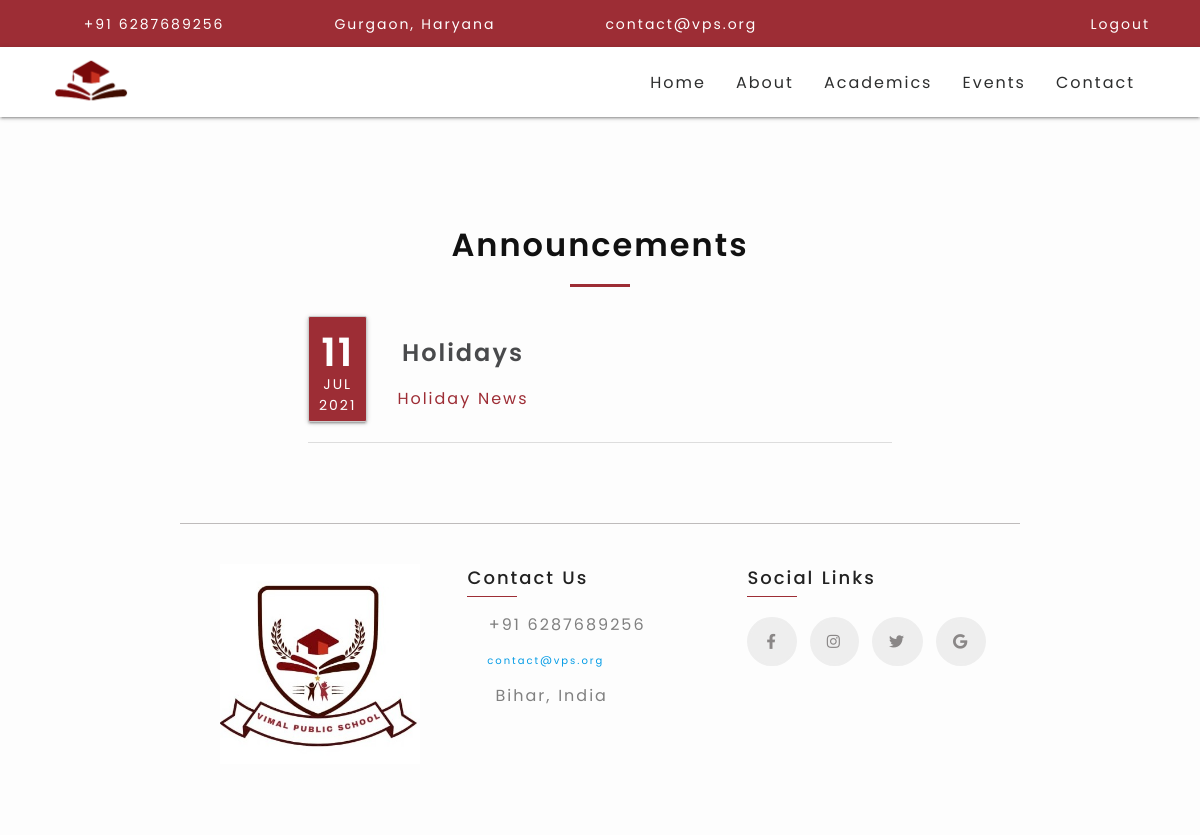
The app's page /news/ (signed in), older data.
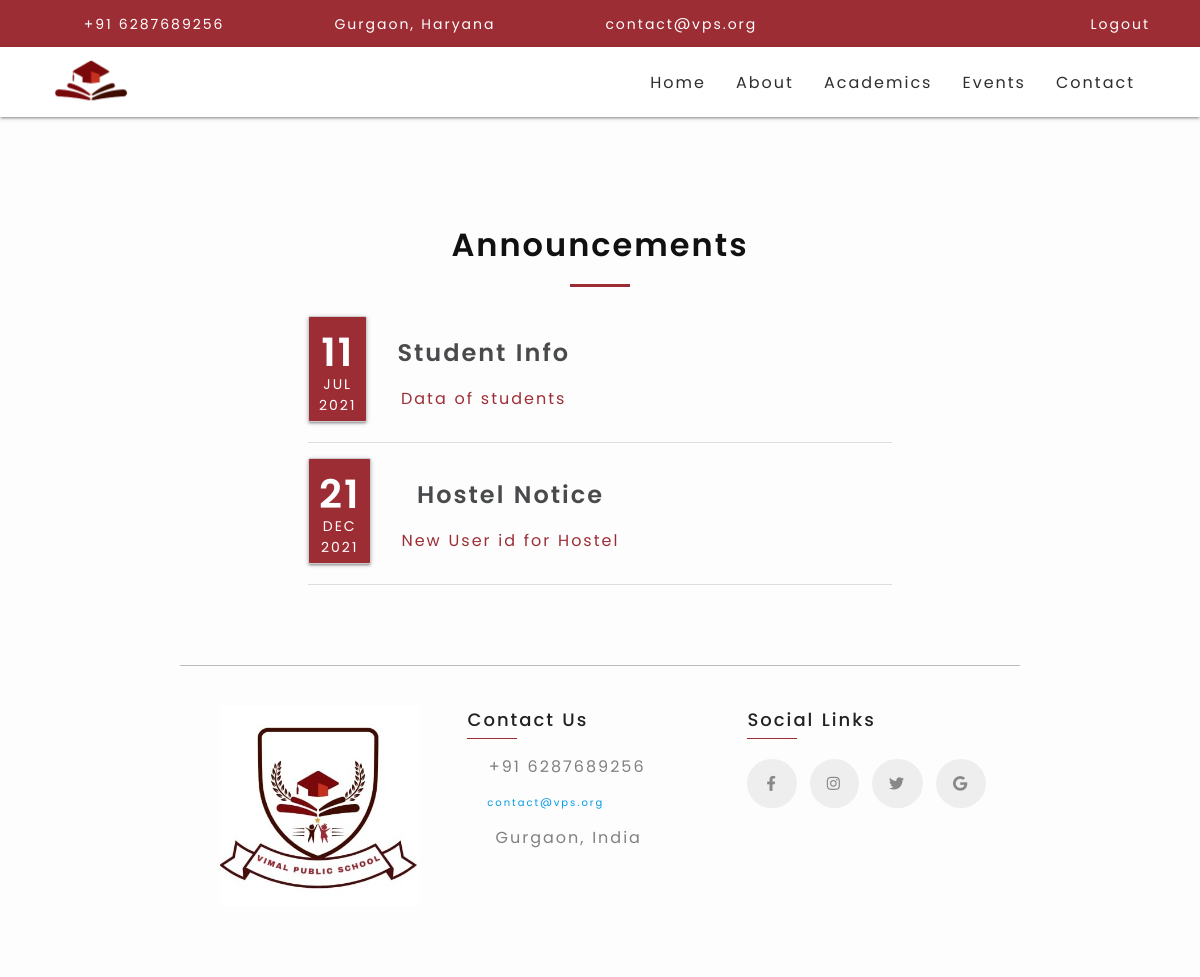
The same page, newer data.
### news/models.py (models this page shows, shortened)
class News(models.Model):
    title = models.CharField(max_length=100)
    description = models.TextField(max_length=500)
    date =models.DateField()
    pdf = models.FileField(upload_to='pdf')
    def datepublished(self):
        return self.date.strftime('%d')
    def monthpublished(self):
        return self.date.strftime('%b')
    def yearpublished(self):
        return self.date.strftime('%Y')

### aboutAndStaffs/models.py (models this page shows, shortened)
class About(models.Model):
    logo = models.ImageField(upload_to="images")
    description = models.TextField(max_length=500)
    facebook = models.URLField(null=True)
    instagram = models.URLField(null=True)
    twitter = models.URLField(null=True)
    email = models.EmailField(null=True)
    contact = models.IntegerField(default=0)
    school_address = models.CharField(max_length=20, null=True)
    about_video = models.FileField(upload_to="video")

### news/views.py (the view)
# urls.py: path('', views.news, name="news"),
def news(request):
    news_obj = News.objects.all()
    return render(request, 'news/news.html', {"news": news_obj} )

### vpsBase/context_processor.py (called while the page is built)
def render_footer(request):
    footer_content = About.objects.all()[0]
    isuser = request.user.is_authenticated
    return {
        'about_content': footer_content,
        'isuser': isuser
    }

### news/templates/news/news.html (shortened to what this page needs)
{% extends 'vpsBase/base.html' %}
{% load static %}
  {% block content %}
<div class="news-page text-center">
  <h2 class="heading">Announcements</h2>
  <div class="news-list padding-lr-20 mt-30">
    {% for item in news %}
    <div class="news-card col s12">
      <time
        class="
          card
          date-card
          d-flex
          flex-column
          justify-content-center
          align-content-center
        "
      >
        <h2 class="date">{{ item.datepublished}}</h2>
        <span class="month">{{ item.monthpublished}}</span>
        <span class="year">{{ item.yearpublished}}</span>
      </time>
      <div class="news-content">
        <h3>
          <a
            target="_blank"
            href="{{ item.pdf.url}}"
          >
            {{ item.title}}
          </a>
        </h3>
        <p>{{item.description}}</p>
      </div>
    </div>
    {% endfor %}
  </div>
</div>
{% endblock content %}

### vpsBase/templates/vpsBase/navbar.html (shortened to what this page needs)
{% load static %}
<div class="navbar-top-panel ">
    <div class="navbar-top-panel-left">
      <ul>
        <li>
          <i class="fas fa-phone-alt"></i>
          <a href="tel:#">+91 {{ about_content.contact }}</a>
        </li>
        <li>
          <i class="fas fa-map-marker-alt"></i>
          <a href="#">Gurgaon, Haryana</a>
        </li>
        <li>
          <i class="fas fa-envelope-open"></i>
          <a href="mailto:#">{{ about_content.email }}</a>
        </li>
      </ul>
    </div>
    <div class="navbar-top-panel-right">
      {% if isuser %}
        <i class="fas fa-sign-in-alt"></i>
        <a href="{% url 'logout' %}">Logout</a>
      {% else %}
        <i class="fas fa-sign-in-alt"></i>
      <a href="{% url 'login' %}">Login</a>
      {% endif %}
    </div>
  </div>
  <nav>
    <div class="nav-wrapper">
      <a href="#" class="brand-logo"> <img src="{% static 'images/nav-brand-logo.png' %}" alt="vps_logo"></a>
      <ul class="right hide-on-med-and-down">
        <li><a href="{% url 'home' %}">Home</a></li>
        <li><a class="dropdown-trigger" href="#" data-target="about-dropdown">About</a></li>
        <li><a class="dropdown-trigger" href="#" data-target="academics-dropdown">Academics</a></li>
        <li><a href="{% url 'events' %}">Events</a></li>
        <li><a href="{% url 'contact' %}">Contact</a></li>
      </ul>
    </div>
  </nav>

### vpsBase/templates/vpsBase/footer.html (shortened to what this page needs)
{% load static %}
<div class="container">
  <div class="row justify-content-center my-20">
    <div class="col s12 l4 text-center">
     <img src="{% static 'images/vps-logo.jpeg' %}" alt="vps_logo" class="footer-logo">
    </div>
    <div class="col s12 l4 d-flex flex-column">
     <p class="footer-heading">Contact Us</p>
     <p style="color: grey">
        <i class="fas fa-phone" style="color: rgb(31, 30, 30)"></i
        >&nbsp;+91 {{ about_content.contact }}
      </p>
      <a href="mailto:contact@vps.com">
        <i class="fas fa-envelope" style="color: rgb(31, 30, 30)"></i
        >&nbsp;&nbsp;{{ about_content.email }}
      </a>
      <p style="color: grey;margin-bottom: 40px;">
        <i class="fas fa-map-marked" style="color: rgb(31, 30, 30)"></i
        >&nbsp;&nbsp;{{ about_content.school_address }}
      </p>
    </div>
    <div class="col s12 l4 d-flex flex-column">
        <p class="footer-heading">Social Links</p>
        <div class="flex flex-row mt-20">
      <a href="{{ about_content.facebook }}" class="social-links-1">
          <i class="fab fa-facebook-f"></i>
      </a>
      <a href="{{ about_content.instagram }}" class="social-links-2" style="margin-left: 8px;">
        <i class="fab fa-instagram"></i>
    </a>
    <a href="{{ about_content.twitter }}" class="social-links-3" style="margin-left: 8px;margin-right: 8px; ">
        <i class="fab fa-twitter "></i>
    </a>
    <a href="mailto:{{ about_content.email }}" class="social-links-4">
        <i class="fab fa-google "></i>
    </a>
</div>
    </div>
  </div>
</div>

Row changes from the older to the newer data that the page shows:
changed About "contact@vps.org": school_address "Bihar, India" → "Gurgaon, India"
changed News "JUL": title "Holidays" → "Student Info"; description "Holiday News" → "Data of students"
added News: datepublished "21", monthpublished "DEC", yearpublished "2021", title "Hostel Notice", description "New User id for Hostel"
